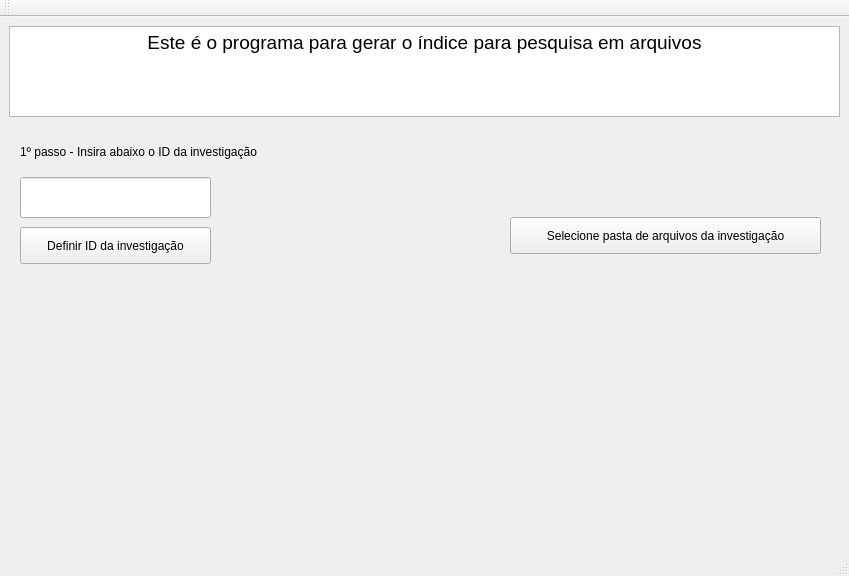
<?xml version="1.0" encoding="UTF-8"?>
<ui version="4.0">
 <class>MainWindow</class>
 <widget class="QMainWindow" name="MainWindow">
  <property name="geometry">
   <rect>
    <x>0</x>
    <y>0</y>
    <width>849</width>
    <height>576</height>
   </rect>
  </property>
  <property name="windowTitle">
   <string>MainWindow</string>
  </property>
  <widget class="QWidget" name="centralwidget">
   <widget class="QPushButton" name="pushButton">
    <property name="geometry">
     <rect>
      <x>510</x>
      <y>200</y>
      <width>311</width>
      <height>37</height>
     </rect>
    </property>
    <property name="text">
     <string>Selecione pasta de arquivos da investigação</string>
    </property>
   </widget>
   <widget class="QTextBrowser" name="textBrowser">
    <property name="geometry">
     <rect>
      <x>9</x>
      <y>9</y>
      <width>831</width>
      <height>91</height>
     </rect>
    </property>
    <property name="styleSheet">
     <string notr="true">font: 75 11pt &quot;Gubbi&quot;;</string>
    </property>
    <property name="html">
     <string>&lt;!DOCTYPE HTML PUBLIC &quot;-//W3C//DTD HTML 4.0//EN&quot; &quot;http://www.w3.org/TR/REC-html40/strict.dtd&quot;&gt;
&lt;html&gt;&lt;head&gt;&lt;meta name=&quot;qrichtext&quot; content=&quot;1&quot; /&gt;&lt;style type=&quot;text/css&quot;&gt;
p, li { white-space: pre-wrap; }
&lt;/style&gt;&lt;/head&gt;&lt;body style=&quot; font-family:'Gubbi'; font-size:11pt; font-weight:72; font-style:normal;&quot;&gt;
&lt;p align=&quot;center&quot; style=&quot; margin-top:0px; margin-bottom:0px; margin-left:0px; margin-right:0px; -qt-block-indent:0; text-indent:0px;&quot;&gt;&lt;span style=&quot; font-family:'Garuda'; font-size:14pt; font-weight:400;&quot;&gt;Este é o programa para gerar o índice para pesquisa em arquivos&lt;/span&gt;&lt;/p&gt;&lt;/body&gt;&lt;/html&gt;</string>
    </property>
   </widget>
   <widget class="QLineEdit" name="lineEdit">
    <property name="geometry">
     <rect>
      <x>20</x>
      <y>160</y>
      <width>191</width>
      <height>41</height>
     </rect>
    </property>
    <property name="text">
     <string/>
    </property>
   </widget>
   <widget class="QPushButton" name="pushButton_2">
    <property name="geometry">
     <rect>
      <x>20</x>
      <y>210</y>
      <width>191</width>
      <height>37</height>
     </rect>
    </property>
    <property name="text">
     <string>Definir ID da investigação</string>
    </property>
   </widget>
   <widget class="QLabel" name="label">
    <property name="geometry">
     <rect>
      <x>20</x>
      <y>120</y>
      <width>311</width>
      <height>29</height>
     </rect>
    </property>
    <property name="text">
     <string>1º passo - Insira abaixo o ID da investigação</string>
    </property>
   </widget>
  </widget>
  <widget class="QStatusBar" name="statusbar"/>
  <widget class="QToolBar" name="toolBar">
   <property name="windowTitle">
    <string>toolBar</string>
   </property>
   <attribute name="toolBarArea">
    <enum>TopToolBarArea</enum>
   </attribute>
   <attribute name="toolBarBreak">
    <bool>false</bool>
   </attribute>
  </widget>
  <action name="actionSelecionar_pasta">
   <property name="text">
    <string>Selecionar pasta</string>
   </property>
  </action>
 </widget>
 <resources/>
 <connections/>
</ui>
